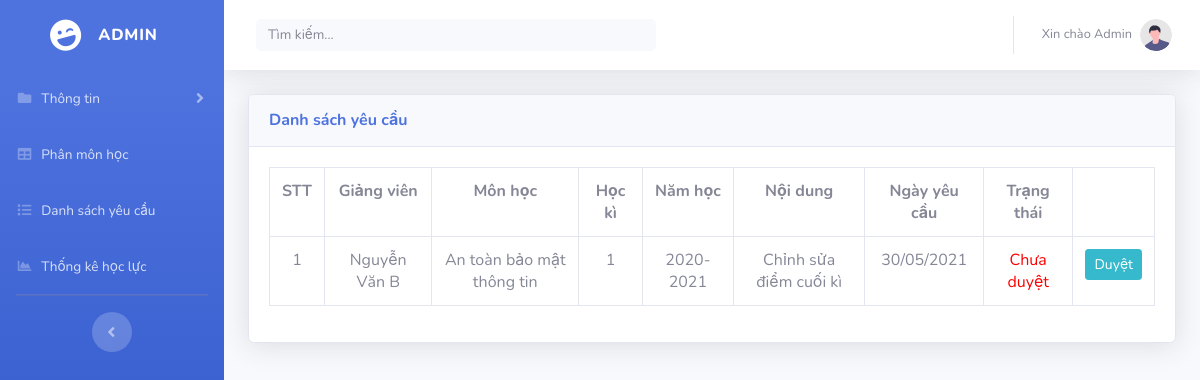
The app's page /DanhSachYC.php with its own data.
### tables this page shows
CREATE TABLE `dsyeucau` (
  `MaYC` int(11) NOT NULL,
  `MaLopHP` varchar(10) NOT NULL,
  `MaGV` varchar(10) NOT NULL,
  `NoiDung` text NOT NULL,
  `TrangThaiYC` bit(1) NOT NULL,
  `NgayYC` date NOT NULL
);

CREATE TABLE `giangvien` (
  `MaGV` varchar(10) NOT NULL,
  `TenGV` text NOT NULL
);

CREATE TABLE `lophp` (
  `MaLopHP` varchar(20) NOT NULL,
  `TenLop` text NOT NULL
);

CREATE TABLE `phancong` (
  `MaPC` int(11) NOT NULL,
  `MaGV` varchar(10) NOT NULL,
  `MaLopHP` varchar(20) NOT NULL,
  `HocKi` int(11) NOT NULL,
  `NamHoc` text NOT NULL
);

### DanhSachYC.php (the view, shortened to what this page needs)
<?php
$conn = mysqli_connect("localhost", "root", "", "dbdoan2") or die("Không thể kết nối CSDL");
$conn->set_charset('utf8');
?>
<html lang="en">
<head>
    <link href="https://cdn.jsdelivr.net/npm/bootstrap@5.0.0-beta3/dist/css/bootstrap.min.css" rel="stylesheet"
>
    <link href="vendor/fontawesome-free/css/all.min.css" rel="stylesheet" type="text/css">
    <link href="css/sb-admin-2.min.css" rel="stylesheet">
</head>
<body id="page-top">
    <div id="wrapper">
    <ul class="navbar-nav bg-gradient-primary sidebar sidebar-dark accordion" id="accordionSidebar">
        <a class="sidebar-brand d-flex align-items-center justify-content-center" href="Admin.html">
            <div class="sidebar-brand-icon rotate-n-15">
                <i class="fas fa-laugh-wink"></i>
            </div>
            <div class="sidebar-brand-text mx-3">Admin</div>
        </a>
           <li class="nav-item">
            <a class="nav-link collapsed" href="#" data-toggle="collapse" data-target="#collapsePages"
                aria-expanded="true" aria-controls="collapsePages">
                <i class="fas fa-fw fa-folder"></i>
                <span>Thông tin</span>
            </a>
        </li>
        <li class="nav-item">
            <a class="nav-link" href="PhanMonHoc.php">
                <i class="fas fa-fw fa-table"></i>
                <span>Phân môn học</span></a>
        </li>
        <li class="nav-item">
        <a class="nav-link" href="DanhSachYC.php">
        <i class="fas fa-fw fa-list"></i>
        <span>Danh sách yêu cầu</span></a>
        </li>
        <li class="nav-item">
            <a class="nav-link" href="ThongKe.php">
                <i class="fas fa-fw fa-chart-area"></i>
                <span>Thống kê học lực</span>
            </a>
        </li>
        <hr class="sidebar-divider d-none d-md-block">
        <div class="text-center d-none d-md-inline">
            <button class="rounded-circle border-0" id="sidebarToggle"></button>
        </div>
    </ul>
    <div id="content-wrapper" class="d-flex flex-column">
<div id="content">
    <nav class="navbar navbar-expand navbar-light bg-white topbar mb-4 static-top shadow">
        <form
            class="d-none d-sm-inline-block form-inline mr-auto ml-md-3 my-2 my-md-0 mw-100 navbar-search">
            <div class="input-group">
                <input id="myInput" type="text" class="form-control bg-light border-0 small" placeholder="Tìm kiếm..."
                    aria-label="Search" aria-describedby="basic-addon2">
            </div>
        </form>
        <ul class="navbar-nav ml-auto">
            <li class="nav-item dropdown no-arrow">
                <a class="nav-link dropdown-toggle" href="#" id="userDropdown" role="button"
                    data-toggle="dropdown" aria-haspopup="true" aria-expanded="false">
                    <span class="mr-2 d-none d-lg-inline text-gray-600 small">Xin chào Admin</span>
                    <img class="img-profile rounded-circle"
                        src="img/undraw_profile.svg">
                </a>
            </li>
        </ul>
    </nav>
<div class="container-fluid">
        <div class="card shadow mb-4">
            <div class="card-header py-3">
                <h6 class="m-0 font-weight-bold text-primary">Danh sách yêu cầu</h6>
            </div>
        <div class="card-body">
            <div class="table-responsive">
                <form method = "POST" action ="php/DuyetYC.php">
                    <table class="table table-bordered" style = "text-align: center;" id="dataTable" width="100%" cellspacing="0">
                        <tr>
                                <th>STT</th>
                                <th>Giảng viên</th>
                                <th>Môn học</th>
                                <th>Học kì</th>
                                <th>Năm học</th>
                                <th>Nội dung</th>
                                <th>Ngày yêu cầu </th>
                                <th>Trạng thái</th>
                                <th></th>
                            </tr>
                            <?php
                                 $sql = $conn -> query("SELECT gv.TenGV, lh.TenLop, pc.HocKi, pc.NamHoc, yc.NoiDung, yc.TrangThaiYC, yc.NgayYC, yc.MaYC
                                            FROM dsyeucau yc, phancong pc, lophp lh, giangvien gv
                                            WHERE yc.MaGV = pc.MaGV AND pc.MaGV = gv.MaGV AND lh.MaLopHP = yc.MaLopHP ");
                                    $STT = 1;
                                while($rows = $sql -> fetch_assoc()): ?>
                                <tr>
                                    <td><?php echo $STT++;?> </td>
                                    <td>
                                        <?php echo $rows['TenGV'];?>
                                    </td>
                                    <td><?php echo $rows['TenLop']; ?></td>
                                    <td><?php echo $rows['HocKi'];?></td>
                                    <td><?php echo $rows['NamHoc'];?></td>
                                    <td><?php echo $rows['NoiDung'];?></td>
                                    <td>
                                        <?php
                                        $NgayLapPN = $rows['NgayYC'];
                                        $newDate = date("d/m/Y", strtotime($NgayLapPN));
                                        echo $newDate;
                                ?>
                                    </td>
                                    <td>
                                        <?php
                                                $TrangThai = $rows['TrangThaiYC'];
                                                if($TrangThai == 1)
                                                {
                                                    echo 'Đã duyệt';
                                                }
                                                else
                                                {
                                                    echo "<span style='color:red;text-align:center;'> Chưa duyệt </span>";
                                                }
                                            ?>
                                    </td>
                                    <td> <input type = "submit" name = "Duyet" value = "Duyệt" class="btn btn-info btn-sm"> </td>
                                </tr>
                                <?php endwhile; ?>
                    </table>
                </form>
            </div>
        </div>
    </div>
</div>
</body>
</html>

### records on screen
dsyeucau: giangvien.TenGV "Nguyễn Văn B", lophp.TenLop "An toàn bảo mật thông tin", phancong.HocKi "1", phancong.NamHoc "2020-2021", NoiDung "Chỉnh sửa điểm cuối kì", NgayYC "30/05/2021", TrangThaiYC "Chưa duyệt"
